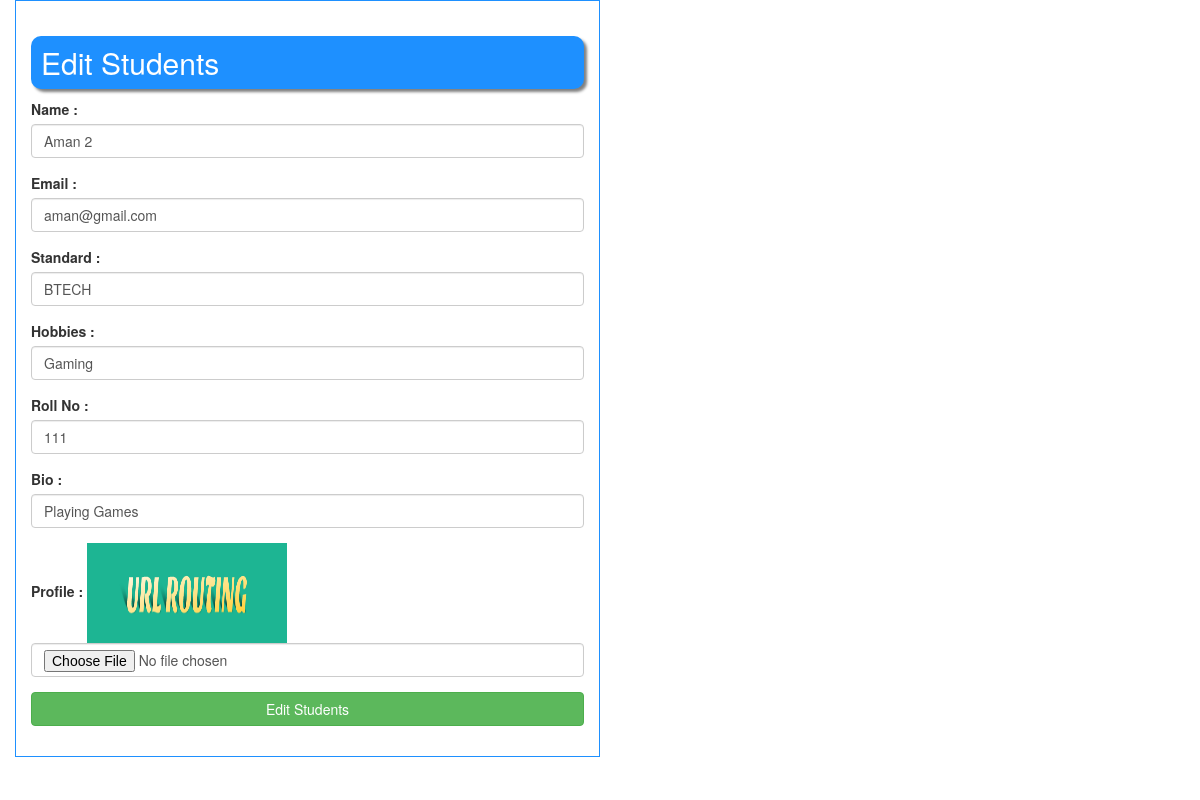
Page /update_student/1 (signed in) on the committed database.
### simpleFirstApp/models.py (models this page shows)
class Students(models.Model):
    id=models.AutoField(primary_key=True)
    name=models.CharField(max_length=255)
    email=models.CharField(max_length=255)
    standard=models.CharField(max_length=255)
    hobbies=models.CharField(max_length=255)
    roll_no=models.CharField(max_length=255)
    bio=models.TextField()
    profile_image=models.FileField()
    created_at=models.DateTimeField(auto_now_add=True)
    is_active=models.BooleanField(default=True)
    objects=models.Manager()

### simpleFirstApp/views.py (the view)
# urls.py: path('update_student/<str:student_id>',views.update_student,name="update_student"),
@login_required(login_url="/login_user/")
def update_student(request,student_id):
    student=Students.objects.get(id=student_id)
    if student==None:
        return HttpResponse("Student Not Found")
    else:
        return render(request,"student_edit.html",{'student':student})

### simpleFirstApp/templates/student_edit.html (shortened to what this page needs)
{% extends 'base_template.html' %}
{% block bodydata %}
<div class="container">
    <div class="row">
    <div class="col-lg-6 custom-block">
        <div class="row">
            <div class="col-lg-12">
                <h2 class="bg_blue">Edit Students</h2>
            </div>
            <div class="col-lg-12">
                <form action="/edit_student" method="post" enctype="multipart/form-data">
                <div class="form-group">
                    <label class="control-label">Name : </label>
                    <input type="text" name="name" class="form-control" value="{{ student.name }}">
                </div>
                <div class="form-group">
                    <label class="control-label">Email : </label>
                    <input type="text" name="email" class="form-control" value="{{ student.email }}">
                </div>
                  <div class="form-group">
                    <label class="control-label">Standard : </label>
                    <input type="text" name="standard" class="form-control" value="{{ student.standard }}">
                </div>
                <div class="form-group">
                    <label class="control-label">Hobbies : </label>
                    <input type="text" name="hobbies" class="form-control" value="{{ student.hobbies }}">
                </div>
                <div class="form-group">
                    <label class="control-label">Roll No : </label>
                    <input type="text" name="roll_no" class="form-control" value="{{ student.roll_no }}">
                </div>
                <div class="form-group">
                    <label class="control-label">Bio : </label>
                    <input type="text" name="bio" class="form-control" value="{{ student.bio }}">
                </div>
                <div class="form-group">
                    <label class="control-label">Profile : </label>
                    <img src="/media/{{ student.profile_image }}" style="width:200px;height:100px">
                    <input type="file" name="profile" class="form-control" >
                </div>
                <div class="form-group">
                    <input type="submit" name="submit" class="btn btn-block btn-success" value="Edit Students">
                </div>
                </form>
            </div>
        </div>
    </div>
    </div>
    <div class="row">
        <div class="col-lg-12">
        </div>
    </div>
</div>
{% endblock bodydata %}

### simpleFirstApp/templates/student_edit.html (style rules this page uses)
.bg_blue { padding:10px; border-radius:10px; box-shadow:3px 3px 3px grey; background:dodgerblue; color:#fff; }
.custom-block { padding:15px; border:1px solid dodgerblue; }

### rows in the picture
Students: name "Aman 2", email "aman@gmail.com", standard "BTECH", hobbies "Gaming", roll_no "111", bio "Playing Games", profile_image (picture)
